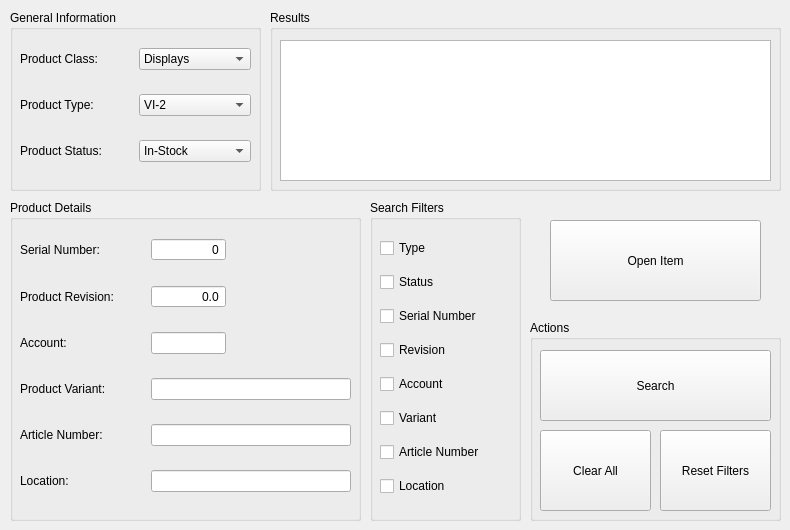
    <widget class="QWidget" name="tab_3">
     <attribute name="title">
      <string>Find Product</string>
     </attribute>
     <widget class="QGroupBox" name="groupBox_7">
      <property name="geometry">
       <rect>
        <x>10</x>
        <y>10</y>
        <width>251</width>
        <height>181</height>
       </rect>
      </property>
      <property name="title">
       <string>General Information</string>
      </property>
      <widget class="QWidget" name="layoutWidget_3">
       <property name="geometry">
        <rect>
         <x>10</x>
         <y>20</y>
         <width>231</width>
         <height>151</height>
        </rect>
       </property>
       <layout class="QGridLayout" name="gridLayout_5">
        <item row="0" column="0">
         <widget class="QLabel" name="productClassSearchLbl">
          <property name="text">
           <string>Product Class:</string>
          </property>
         </widget>
        </item>
        <item row="0" column="1">
         <widget class="QComboBox" name="productClassSearchCbx">
          <item>
           <property name="text">
            <string>Displays</string>
           </property>
          </item>
          <item>
           <property name="text">
            <string>Cables</string>
           </property>
          </item>
         </widget>
        </item>
        <item row="1" column="0">
         <widget class="QLabel" name="productTyepSearchLbl">
          <property name="text">
           <string>Product Type:</string>
          </property>
         </widget>
        </item>
        <item row="1" column="1">
         <widget class="QComboBox" name="typeSearchCbx">
          <item>
           <property name="text">
            <string>VI-2</string>
           </property>
          </item>
          <item>
           <property name="text">
            <string>VS</string>
           </property>
          </item>
          <item>
           <property name="text">
            <string>V510</string>
           </property>
          </item>
          <item>
           <property name="text">
            <string>V700</string>
           </property>
          </item>
          <item>
           <property name="text">
            <string>V710</string>
           </property>
          </item>
          <item>
           <property name="text">
            <string>V1000</string>
           </property>
          </item>
          <item>
           <property name="text">
            <string>V1200</string>
           </property>
          </item>
          <item>
           <property name="text">
            <string>X900</string>
           </property>
          </item>
          <item>
           <property name="text">
            <string>X1200</string>
           </property>
          </item>
          <item>
           <property name="text">
            <string>X1400</string>
           </property>
          </item>
         </widget>
        </item>
        <item row="2" column="0">
         <widget class="QLabel" name="productStatusSearchLbl">
          <property name="text">
           <string>Product Status:</string>
          </property>
         </widget>
        </item>
        <item row="2" column="1">
         <widget class="QComboBox" name="statusSearchCbx">
          <item>
           <property name="text">
            <string>In-Stock</string>
           </property>
          </item>
          <item>
           <property name="text">
            <string>On-Loan</string>
           </property>
          </item>
          <item>
           <property name="text">
            <string>FAE-Unit</string>
           </property>
          </item>
         </widget>
        </item>
       </layout>
      </widget>
     </widget>
     <widget class="QGroupBox" name="groupBox_9">
      <property name="geometry">
       <rect>
        <x>530</x>
        <y>320</y>
        <width>251</width>
        <height>201</height>
       </rect>
      </property>
      <property name="title">
       <string>Actions</string>
      </property>
      <widget class="QPushButton" name="searchBtn">
       <property name="geometry">
        <rect>
         <x>10</x>
         <y>30</y>
         <width>231</width>
         <height>71</height>
        </rect>
       </property>
       <property name="text">
        <string>Search</string>
       </property>
      </widget>
      <widget class="QPushButton" name="clearSearchBtn">
       <property name="geometry">
        <rect>
         <x>10</x>
         <y>110</y>
         <width>111</width>
         <height>81</height>
        </rect>
       </property>
       <property name="text">
        <string>Clear All</string>
       </property>
      </widget>
      <widget class="QPushButton" name="resetFiltersSearchBtn">
       <property name="geometry">
        <rect>
         <x>130</x>
         <y>110</y>
         <width>111</width>
         <height>81</height>
        </rect>
       </property>
       <property name="text">
        <string>Reset Filters</string>
       </property>
      </widget>
     </widget>
     <widget class="QGroupBox" name="groupBox_10">
      <property name="geometry">
       <rect>
        <x>10</x>
        <y>200</y>
        <width>351</width>
        <height>321</height>
       </rect>
      </property>
      <property name="title">
       <string>Product Details</string>
      </property>
      <widget class="QWidget" name="layoutWidget_4">
       <property name="geometry">
        <rect>
         <x>10</x>
         <y>20</y>
         <width>331</width>
         <height>291</height>
        </rect>
       </property>
       <layout class="QGridLayout" name="gridLayout_6">
        <item row="1" column="0">
         <widget class="QLabel" name="productRevisionSearchLbl">
          <property name="text">
           <string>Product Revision: </string>
          </property>
         </widget>
        </item>
        <item row="4" column="1">
         <widget class="QLineEdit" name="articleSearchLineBx">
          <property name="maximumSize">
           <size>
            <width>200</width>
            <height>16777215</height>
           </size>
          </property>
         </widget>
        </item>
        <item row="1" column="1">
         <widget class="QDoubleSpinBox" name="productRevisionSearchSbx">
          <property name="maximumSize">
           <size>
            <width>75</width>
            <height>16777215</height>
           </size>
          </property>
          <property name="alignment">
           <set>Qt::AlignRight|Qt::AlignTrailing|Qt::AlignVCenter</set>
          </property>
          <property name="buttonSymbols">
           <enum>QAbstractSpinBox::NoButtons</enum>
          </property>
          <property name="decimals">
           <number>1</number>
          </property>
         </widget>
        </item>
        <item row="0" column="0">
         <widget class="QLabel" name="serialNumberSearchLbl">
          <property name="text">
           <string>Serial Number:</string>
          </property>
         </widget>
        </item>
        <item row="5" column="1">
         <widget class="QLineEdit" name="locationSearchBx">
          <property name="maximumSize">
           <size>
            <width>200</width>
            <height>16777215</height>
           </size>
          </property>
         </widget>
        </item>
        <item row="0" column="1">
         <widget class="QSpinBox" name="serialNumberSearchSbx">
          <property name="maximumSize">
           <size>
            <width>75</width>
            <height>16777215</height>
           </size>
          </property>
          <property name="alignment">
           <set>Qt::AlignRight|Qt::AlignTrailing|Qt::AlignVCenter</set>
          </property>
          <property name="buttonSymbols">
           <enum>QAbstractSpinBox::NoButtons</enum>
          </property>
         </widget>
        </item>
        <item row="4" column="0">
         <widget class="QLabel" name="articleNumberSearchLbl">
          <property name="text">
           <string>Article Number:</string>
          </property>
         </widget>
        </item>
        <item row="3" column="0">
         <widget class="QLabel" name="productVarientSearchLbl">
          <property name="text">
           <string>Product Variant: </string>
          </property>
         </widget>
        </item>
        <item row="5" column="0">
         <widget class="QLabel" name="locationSearchLbl">
          <property name="text">
           <string>Location:</string>
          </property>
         </widget>
        </item>
        <item row="2" column="1">
         <widget class="QLineEdit" name="accountSearchLineBx">
          <property name="maximumSize">
           <size>
            <width>75</width>
            <height>16777215</height>
           </size>
          </property>
         </widget>
        </item>
        <item row="3" column="1">
         <widget class="QLineEdit" name="productVariantSearchBx">
          <property name="maximumSize">
           <size>
            <width>200</width>
            <height>16777215</height>
           </size>
          </property>
         </widget>
        </item>
        <item row="2" column="0">
         <widget class="QLabel" name="accountSearchLbl">
          <property name="text">
           <string>Account: </string>
          </property>
         </widget>
        </item>
       </layout>
      </widget>
     </widget>
     <widget class="QGroupBox" name="groupBox_8">
      <property name="geometry">
       <rect>
        <x>370</x>
        <y>200</y>
        <width>151</width>
        <height>321</height>
       </rect>
      </property>
      <property name="title">
       <string>Search Filters</string>
      </property>
      <widget class="QWidget" name="layoutWidget">
       <property name="geometry">
        <rect>
         <x>10</x>
         <y>30</y>
         <width>131</width>
         <height>281</height>
        </rect>
       </property>
       <layout class="QVBoxLayout" name="verticalLayout">
        <item>
         <widget class="QCheckBox" name="typeSearchCb">
          <property name="text">
           <string>Type</string>
          </property>
         </widget>
        </item>
        <item>
         <widget class="QCheckBox" name="statusSearchCb">
          <property name="text">
           <string>Status</string>
          </property>
         </widget>
        </item>
        <item>
         <widget class="QCheckBox" name="serialNumberSearchCb">
          <property name="text">
           <string>Serial Number</string>
          </property>
         </widget>
        </item>
        <item>
         <widget class="QCheckBox" name="revisionSearchCb">
          <property name="text">
           <string>Revision</string>
          </property>
         </widget>
        </item>
        <item>
         <widget class="QCheckBox" name="accountSearchCb">
          <property name="text">
           <string>Account</string>
          </property>
         </widget>
        </item>
        <item>
         <widget class="QCheckBox" name="varientSearchCb">
          <property name="text">
           <string>Variant</string>
          </property>
         </widget>
        </item>
        <item>
         <widget class="QCheckBox" name="articleNumberSearchCb">
          <property name="text">
           <string>Article Number</string>
          </property>
         </widget>
        </item>
        <item>
         <widget class="QCheckBox" name="locationSearchCb">
          <property name="text">
           <string>Location</string>
          </property>
         </widget>
        </item>
       </layout>
      </widget>
     </widget>
     <widget class="QGroupBox" name="groupBox_6">
      <property name="geometry">
       <rect>
        <x>270</x>
        <y>10</y>
        <width>511</width>
        <height>181</height>
       </rect>
      </property>
      <property name="title">
       <string>Results</string>
      </property>
      <widget class="QListWidget" name="searchResultsList">
       <property name="geometry">
        <rect>
         <x>10</x>
         <y>30</y>
         <width>491</width>
         <height>141</height>
        </rect>
       </property>
       <property name="styleSheet">
        <string notr="true">font: 300 16pt &quot;Fira Mono&quot;;</string>
       </property>
      </widget>
     </widget>
     <widget class="QPushButton" name="openItemSearchBtn">
      <property name="geometry">
       <rect>
        <x>550</x>
        <y>220</y>
        <width>211</width>
        <height>81</height>
       </rect>
      </property>
      <property name="text">
       <string>Open Item</string>
      </property>
     </widget>
    </widget>
